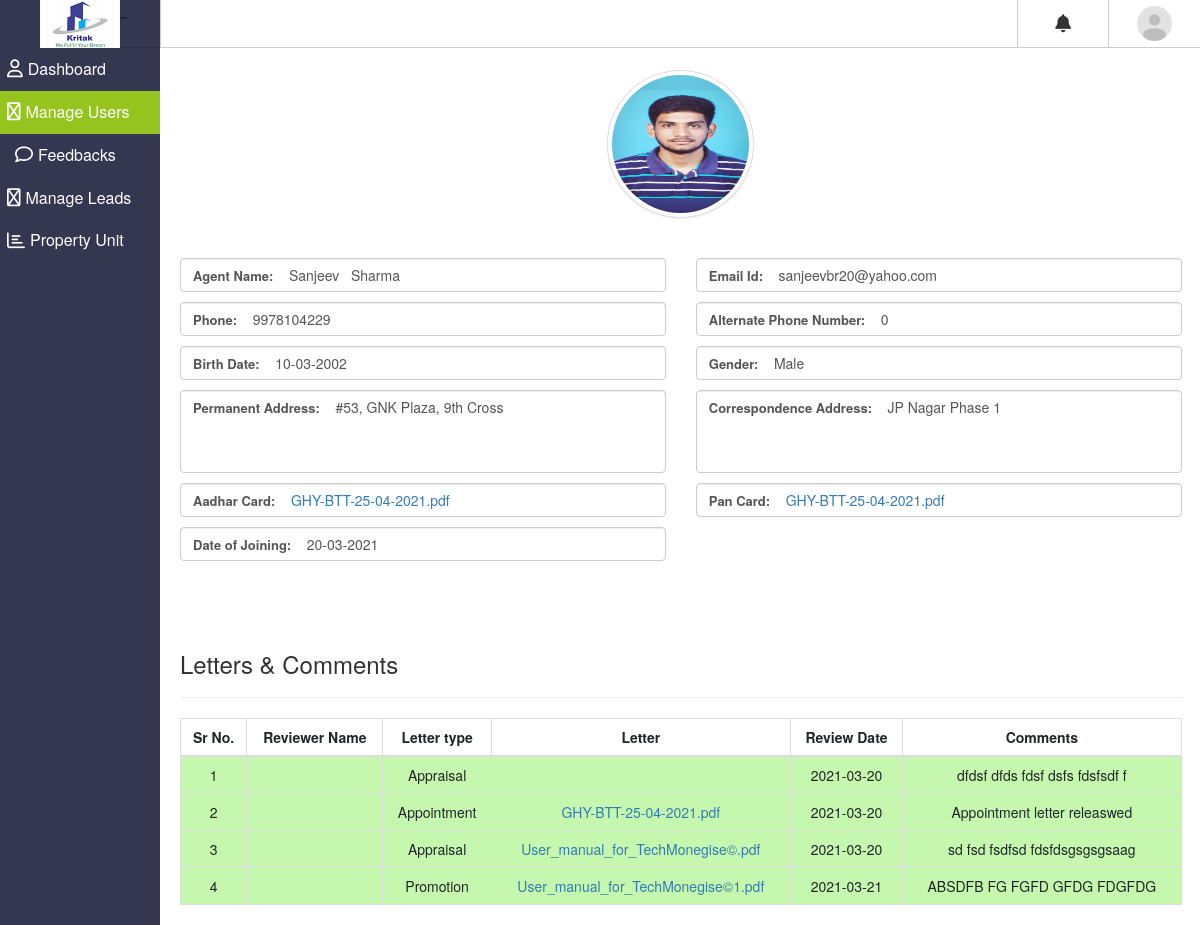
Screenshot of /index.php/member/agent_profile_details/26 with the database file from the repository.
### tables this page shows
CREATE TABLE `sq_setting` (
  `id` int(11) NOT NULL,
  `site` varchar(255) NOT NULL,
  `tagline` varchar(200) NOT NULL,
  `logo` varchar(500) NOT NULL,
  `admin_email` varchar(255) NOT NULL,
  `personal_email` varchar(255) NOT NULL
);

CREATE TABLE `sq_members` (
  `id` int(11) NOT NULL,
  `fname` varchar(50) NOT NULL,
  `lname` varchar(50) NOT NULL,
  `email` varchar(500) NOT NULL,
  `phone` bigint(20) NOT NULL,
  `alt_phone` bigint(20) DEFAULT NULL,
  `gender` varchar(100) NOT NULL,
  `dob` date NOT NULL,
  `password` varchar(500) NOT NULL,
  `joining_date` date NOT NULL,
  `resignation_date` date DEFAULT NULL,
  `role` int(11) NOT NULL,
  `aadhar` varchar(255) NOT NULL,
  `pan` varchar(255) NOT NULL,
  `permanent` varchar(500) NOT NULL,
  `correspondence` varchar(500) NOT NULL,
  `profile_image` varchar(300) NOT NULL,
  `approval` int(11) DEFAULT NULL,
  `auth_token` text NOT NULL,
  `active` int(11) NOT NULL DEFAULT 1
);

CREATE TABLE `sq_members_performance` (
  `id` int(10) NOT NULL,
  `agent_id` int(10) NOT NULL,
  `letter_type` varchar(20) NOT NULL,
  `letter_name` varchar(255) NOT NULL,
  `reviewer_id` int(10) NOT NULL,
  `review_date` date NOT NULL,
  `comments` text NOT NULL,
  `status` int(1) NOT NULL DEFAULT 0 COMMENT '0:new,1:ready,2:deleted'
);

### application/controllers/Member.php (called while the page is built, shortened)
<?php
class Member extends CI_Controller {
    public function __construct() {
        $this->load->model(array('member_model','admin_model','setting_model'));
		$this->load->helper(array('form','url','html','date'));
		$this->load->library(array('form_validation','session','pagination'));
    }
    function agent_profile_details($id) {
        $data = $this->setting_model->fetch_setting_details();
        $this->load->view('templates/admin_header',$data);
        $data = $this->member_model->fetch_agent_profile_details($id);
        $data['reviews'] = $this->member_model->fetch_member_review($id);
        if(empty($data['dob'])){
            $data['dob'] = date('d-m-Y');
        }else{
            $data['dob'] = date("d-m-Y", strtotime($data['dob']));
        }
        if(empty($data['joining_date'])){
            $data['joining_date'] = date('d-m-Y');
        }else{
            $data['joining_date'] = date("d-m-Y", strtotime($data['joining_date']));
        }
        $this->load->view('member/agent_profile',$data);
        $this->load->view('templates/admin_footer');
    }
}

### index.php (called while the page is built, shortened)
<?php
require_once BASEPATH.'core/CodeIgniter.php';

### application/models/Setting_model.php (called while the page is built, shortened)
<?php
class Setting_model extends CI_Model {
    function fetch_setting_details(){
        $this->db->select('*');
        $this->db->from('sq_setting');
        $query = $this->db->get();
        return $query->row_array();
    }
}

### application/models/Member_model.php (called while the page is built, shortened)
<?php
class Member_model extends CI_Model {
    function fetch_agent_profile_details($id){
        $this->db->select("*");
        $this->db->from('sq_members');
        $this->db->where('id',$id);
        $query = $this->db->get();
        return $query->row_array();
    }
    function fetch_member_review($id){
        $this->db->select("sq_members_performance.*,m.fname,m.lname");
        $this->db->from('sq_members_performance');
        $this->db->where('agent_id',$id);
        $this->db->join('sq_members as m','m.id = sq_members_performance.reviewer_id','left');
        return $this->db->get()->result_array();
    }
}

### application/views/member/agent_profile.php (the view, shortened to what this page needs)
<div class="wrap-career">
    <div class="row">
        <div class="col-md-12">
            <div class="content-wrapper content-wrapper--with-bg">
                <?=form_open('member/agent_profile_details',array('method'=>'post','novalidate'=>"novalidate", 'class'=>'needs-validation','enctype' => 'multipart/form-data')); ?>
                    <div class="text-center">
                        <img src="<?=base_url();?>media/agent_photo/<?=$profile_image;?>" class="avatar rounded-circle profile_size img-thumbnail mb-5" alt="avatar">
                    </div>
                    <div class="row mt-3">
                        <div class="col-md-6 mb-3">
                            <div class=" form-control">
                                <label class="label-input">Agent Name: </label>&nbsp;&nbsp;&nbsp; <?=$fname;?>&nbsp;&nbsp; <?=$lname;?>
                            </div>
                        </div>
                        <div class="col-md-6 mb-3">
                            <div class=" form-control">
                                <label class="label-input">Email Id: </label>&nbsp;&nbsp;&nbsp; <?=$email;?>
                            </div>
                        </div>
                    </div>
                    <div class="row">
                        <div class="col-md-6 mb-3">
                            <div class=" form-control">
                                <label class="label-input">Phone: </label>&nbsp;&nbsp;&nbsp; <?=$phone;?>
                            </div>
                        </div>
                        <div class="col-md-6 mb-3">
                            <div class=" form-control">
                                <label class="label-input">Alternate Phone Number:</label>&nbsp;&nbsp;&nbsp; <?=$alt_phone;?>
                            </div>
                        </div>
                    </div>
                    <div class="row">
                        <div class="col-md-6 mb-3">
                            <div class=" form-control">
                                <label class="label-input">Birth Date: </label>&nbsp;&nbsp;&nbsp; <?=$dob;?>
                            </div>
                        </div>
                        <div class="col-md-6 mb-3">
                            <div class=" form-control">
                                <label class="label-input">Gender: </label>&nbsp;&nbsp;&nbsp; <?=$gender;?>
                            </div>
                        </div>
                    </div>
                    <div class="row">
                        <div class="col-md-6 mb-3">
                            <div class=" form-control  address-box">
                                <label class="label-input">Permanent Address:</label>&nbsp;&nbsp;&nbsp; <?=$permanent;?>
                            </div>
                        </div>
                        <div class="col-md-6 mb-3">
                            <div class=" form-control address-box">
                                <label class="label-input">Correspondence Address:</label>&nbsp;&nbsp;&nbsp; <?=$correspondence;?>
                            </div>
                        </div>
                    </div>
                    <div class="row">
                        <div class="col-md-6 mb-3 ">
                            <div class=" form-control">
                                <label class="label-input">Aadhar Card:</label>&nbsp;&nbsp;&nbsp;
                                <a href="<?=base_url();?>media/aadhar/<?=$aadhar;?>" target="_blank"><?=$aadhar;?></a>
                            </div>
                        </div>
                        <div class="col-md-6 mb-3">
                            <div class=" form-control">
                                <label class="label-input">Pan Card:</label>&nbsp;&nbsp;&nbsp;
                                <a href="<?=base_url();?>media/pan/<?=$pan;?>" target="_blank"><?=$pan;?></a>
                            </div>
                        </div>
                    </div>
                    <div class="row mb-5">
                        <div class="col-md-6 mb-3">
                        <div class=" form-control">
                            <label class="label-input">Date of Joining: </label>&nbsp;&nbsp;&nbsp; <?=$joining_date;?>
                        </div>
                        </div>
                    </div>
                <?=form_close();?>
            </div>
        </div>
    </div>
    <div class="row">
        <div class="col-md-12">
            <div class="content-wrapper content-wrapper--with-bg">
                <h3 class="font-weight-medium">Letters & Comments</h2>
                <hr>
                <table id="dt-all-checkbox" class="table table-bordered">
                    <thead>
                        <tr>
                            <th class="th-sm">Sr No. </th>
                            <th class="th-sm">Reviewer Name</th>
                            <th class="th-sm">Letter type</th>
                            <th class="th-sm">Letter</th>
                            <th class="th-sm">Review Date</th>
                            <th class="th-sm">Comments </th>
                        </tr>
                        <?php if ($reviews) { $i = 0; ?>
                        <tbody class="table-bordered">
                        <?php
                            foreach($reviews as $review ) { $i++;   ?>
                            <tr class="<?php if($review['letter_type']=="Warning") { echo 'inactive_agent';}else{ echo 'active_agent';}?>">
                                <td><?=$i;?></td>
                                <td><?=$review['fname'];?> <?=$review['lname'];?></td>
                                <td><?=$review['letter_type'];?></td>
                                <td><a href="<?=base_url();?>media/letters/<?=$review['letter_name'];?>" target="_blank"><?=$review['letter_name'];?></a> </td>
                                <td><?=$review['review_date'];?></td>
                                <td><?=$review['comments'];?></td>
                            </tr>
                            <?php }?>
                        </tbody>
                        <?php }?>
                    </thead>
                </table>
            </div>
        </div>
    </div>
</div>

### application/views/templates/admin_header.php (shortened to what this page needs)
<!DOCTYPE html>
<html lang="en">
<head>
    <link rel="stylesheet" href="<?=base_url('css/style.css')?>">
    <link rel="stylesheet" href="https://cdnjs.cloudflare.com/ajax/libs/twitter-bootstrap/4.5.2/css/bootstrap.css">
    <link rel="stylesheet" href="https://maxcdn.bootstrapcdn.com/bootstrap/3.3.7/css/bootstrap.min.css">
    <link rel="stylesheet" href="https://maxcdn.bootstrapcdn.com/bootstrap/3.2.0/css/bootstrap.min.css">
    <link rel="stylesheet" href="https://cdnjs.cloudflare.com/ajax/libs/bootstrap-datepicker/1.3.0/css/datepicker.css">
    <link rel="stylesheet" href="<?=base_url('css/bootstrap3.3.5.css')?>">
    <link rel="stylesheet" href="<?=base_url('css/bootstrap-multiselect.css')?>">
    <link rel="stylesheet" href="<?=base_url('css/shared-components.css')?>">
</head>
<?php print_r($this->uri->segment(1)); ?>
<?php $user = $this->session->get_userdata();?>
    <body class="sidebar-is-reduced">
        <header class="l-header">
            <div class="l-header__inner clearfix">
                <div class="c-header-icon js-hamburger" title="Open">
                </div>
                <div class="header-icons-group">
                    <div class="c-header-icon has-dropdown">
                        <span class=" c-badge--header-icon animated shake"></span><i class="fa fa-bell" title="Notification"></i>
                    </div>
                    <div class="dropdown">
                        <div class="c-header-icon user dropbtn">
                            <a href="<?=base_url('index.php/member/view_profile');?>">
                                <?php
                                if($user['profile_image'] == ''){
                                    $profile_image = 'avatar.png';
                                    ?>
                                    <img src="<?=base_url('media/images/'.$profile_image)?>" alt="round cricle image" class="avatar rounded-circle admin_header_image">
                                <?php }else{
                                    $profile_image = $user['profile_image'] ;?>
                                    <img src="<?=base_url('media/agent_photo/'.$profile_image)?>" alt="round cricle image" class="avatar rounded-circle admin_header_image">
                                <?php } ?>
                            </a>
                    </div>
                </div>
            </div>
        </div>
    </header>
    <div class="l-sidebar">
        <div class="logo">
            <a href="<?=base_url('index.php/admin/admin_dashboard')?>">
                <div class="logo__txt"><img src="<?=base_url('media/logo/'.$logo)?>" class="logo-img" title="<?=$site;?> (<?=$tagline;?>)"></div>
            </a>
        </div>
        <div class="row">
        <div class="col-lg-12">
            <div class="l-sidebar__content">
                <nav class="c-menu js-menu navigation">
                    <ul class="u-list site-menu mainmenu">
                        <li class="c-menu__item site-menu-item main-menu <?php echo $this->uri->segment(1) == 'admin' ? 'active' : ''; ?>" title="Dashboard">
                            <a href="<?=base_url('admin/admin_dashboard')?>">
                                <div class="c-menu__item__inner menusss">
                                    <i class="fa fa-user" aria-hidden="true"></i><span class="icon-titles">Dashboard</span>
                                </div>
                            </a>
                        </li>
                        <li class="c-menu__item site-menu-item main-menu <?php echo $this->uri->segment(1) == 'member' ? 'active' : ''; ?>" title="Sales">
                            <a href="<?=base_url('member')?>">
                                <div class="c-menu__item__inner menusss">
                                    <i class="fa fa-users" aria-hidden="true"></i><span class="icon-titles">Manage Users</span>
                                </div>
                            </a>
                            <ul class="site-menu-sub limain submenu ">
                                <li class="site-menu-item lichild" title="Add Sales Team">
                                    <a href="<?=base_url('member/feedbacks')?>">
                                        <div class="c-menu__item__inner submenu-color">
                                        <i class="fa fa-comment" aria-hidden="true"></i><span class="icon-titles">Feedbacks</span>
                                        </div>
                                    </a>
                                </li>
                            </ul>
                        </li>
                        <li class="c-menu__item site-menu-item main-menu <?php echo $this->uri->segment(1) == 'lead' ? 'active' : ''; ?>" title="Lead">
                        <a href="<?=base_url('lead')?>">
                            <div class="c-menu__item__inner menusss">
                                <i class="fa fa-industry"></i><span class="icon-titles">Manage Leads</span>
                            </div>
                        </a>
                    </li>
                    <?php if( $user['role']<=3 ){?>
                        <li class="c-menu__item site-menu-item main-menu <?php echo $this->uri->segment(1) == 'unit' ? 'active' : ''; ?>" title="Unit">
                            <a href="<?=base_url('unit')?>">
                                <div class="c-menu__item__inner menusss">
                                    <i class="fa fa-bar-chart"></i><span class="icon-titles">Property Unit</span>
                                </div>
                            </a>
                        </li>
                    <?php }?>
                    </ul>
                </nav>
            </div>
        </div>
        </div>
        </div>

### rows the page displays
sq_setting: logo (picture)
sq_members: profile_image (picture), fname "Sanjeev", lname "Sharma", email "sanjeevbr20@yahoo.com", phone "9978104229", alt_phone "0", gender "Male", permanent "#53, GNK Plaza, 9th Cross", correspondence "JP Nagar Phase 1", aadhar "GHY-BTT-25-04-2021.pdf", pan "GHY-BTT-25-04-2021.pdf"
sq_members_performance: letter_type "Appraisal", review_date "2021-03-20", comments "dfdsf dfds fdsf dsfs fdsfsdf f"
sq_members_performance: letter_type "Appointment", letter_name "GHY-BTT-25-04-2021.pdf", review_date "2021-03-20", comments "Appointment letter releaswed"
sq_members_performance: letter_type "Appraisal", letter_name "User_manual_for_TechMonegise©.pdf", review_date "2021-03-20", comments "sd fsd fsdfsd fdsfdsgsgsgsaag"
sq_members_performance: letter_type "Promotion", letter_name "User_manual_for_TechMonegise©1.pdf", review_date "2021-03-21", comments "ABSDFB FG FGFD GFDG FDGFDG"

### other values shown
$dob "10-03-2002"
$joining_date "20-03-2021"
